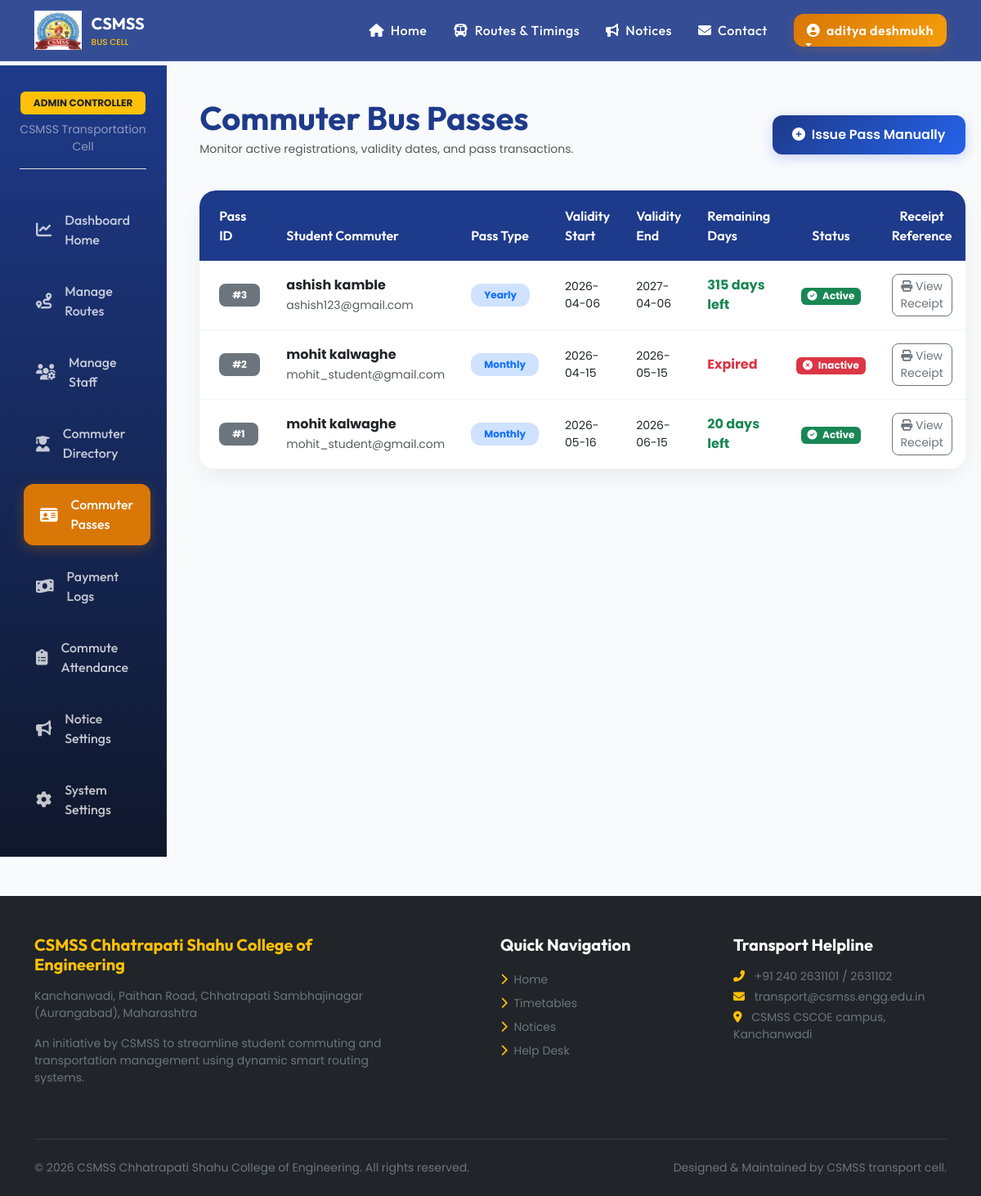
The app's page /admin/passes (signed in) with its own data.
### models.py (models this page shows, shortened)
class User(db.Model, UserMixin):
    id = db.Column(db.Integer, primary_key=True)
    name = db.Column(db.String(100), nullable=False)
    email = db.Column(db.String(120), unique=True, nullable=False)
    password_hash = db.Column(db.String(256), nullable=False)
    role = db.Column(db.String(20), nullable=False)  # 'admin', 'staff', 'student'
    phone = db.Column(db.String(15), nullable=True)
    created_at = db.Column(db.DateTime, default=datetime.utcnow)

class BusPass(db.Model):
    id = db.Column(db.Integer, primary_key=True)
    student_id = db.Column(db.Integer, db.ForeignKey('user.id'), nullable=False)
    pass_type = db.Column(db.String(50), nullable=False)  # 'Monthly', 'Quarterly', 'Yearly'
    start_date = db.Column(db.Date, nullable=False)
    end_date = db.Column(db.Date, nullable=False)
    price = db.Column(db.Float, nullable=False)
    payment_status = db.Column(db.String(20), default="Pending")  # 'Pending', 'Paid'
    payment_id = db.Column(db.String(100), nullable=True)
    receipt_url = db.Column(db.String(256), nullable=True)
    created_at = db.Column(db.DateTime, default=datetime.utcnow)
    student = db.relationship('User', backref=db.backref('passes', lazy=True, cascade="all, delete-orphan"))
    @property
    def remaining_days(self):
        today = date.today()
        if today > self.end_date:
            return 0
        elif today < self.start_date:
            return (self.end_date - self.start_date).days
        else:
            return (self.end_date - today).days
    @property
    def is_active(self):
        today = date.today()
        return self.payment_status == 'Paid' and self.start_date <= today <= self.end_date

### app.py (the view)
@app.route('/admin/passes')
@login_required
@role_required('admin')
def admin_passes():
    passes = BusPass.query.order_by(BusPass.created_at.desc()).all()
    return render_template('admin/passes_list.html', passes=passes)

### app.py (called while the page is built, shortened)
@login_manager.user_loader
def load_user(user_id):
    return User.query.get(int(user_id))

def role_required(*roles):
    def decorator(f):
        @wraps(f)
        def decorated_function(*args, **kwargs):
            if not current_user.is_authenticated:
                return redirect(url_for('login'))
            return f(*args, **kwargs)
        return decorated_function
    return decorator

@app.context_processor
def inject_branding():
    return {
        'college_name': 'CSMSS Chhatrapati Shahu College of Engineering',
        'college_address': 'Kanchanwadi, Paithan Road, Chhatrapati Sambhajinagar (Aurangabad), Maharashtra',
        'current_year': datetime.now().year
    }

### templates/admin/passes_list.html (shortened to what this page needs)
{% extends "base.html" %}
{% block content %}
<div class="dashboard-container">
    <div class="sidebar-glass no-print">
        <div class="text-center mb-4 pb-3 border-bottom">
            <span class="badge bg-warning text-dark px-3 py-2 text-uppercase fw-bold">Admin Controller</span>
            <p class="small text-white-50 mt-2 mb-0">CSMSS Transportation Cell</p>
        </div>
        <a href="{{ url_for('admin_dashboard') }}" class="sidebar-link"><i class="fas fa-chart-line"></i> Dashboard Home</a>
        <a href="{{ url_for('admin_routes') }}" class="sidebar-link"><i class="fas fa-route"></i> Manage Routes</a>
        <a href="{{ url_for('admin_staff') }}" class="sidebar-link"><i class="fas fa-users-cog"></i> Manage Staff</a>
        <a href="{{ url_for('admin_students') }}" class="sidebar-link"><i class="fas fa-user-graduate"></i> Commuter Directory</a>
        <a href="{{ url_for('admin_passes') }}" class="sidebar-link active"><i class="fas fa-id-card"></i> Commuter Passes</a>
        <a href="{{ url_for('admin_payments') }}" class="sidebar-link"><i class="fas fa-money-bill-wave"></i> Payment Logs</a>
        <a href="{{ url_for('admin_attendance') }}" class="sidebar-link"><i class="fas fa-clipboard-list"></i> Commute Attendance</a>
        <a href="{{ url_for('admin_notices') }}" class="sidebar-link"><i class="fas fa-bullhorn"></i> Notice Settings</a>
        <a href="{{ url_for('admin_settings') }}" class="sidebar-link"><i class="fas fa-cog"></i> System Settings</a>
    </div>
    <div class="dashboard-content">
        <div class="d-flex justify-content-between align-items-center mb-4">
            <div>
                <h1 class="fw-bold mb-1" style="font-family:'Outfit';">Commuter Bus Passes</h1>
                <p class="text-muted small">Monitor active registrations, validity dates, and pass transactions.</p>
            </div>
            <a href="{{ url_for('admin_issue_pass') }}" class="btn btn-csmss-primary"><i class="fas fa-plus-circle me-1"></i> Issue Pass Manually</a>
        </div>
        <div class="card card-premium overflow-hidden">
            <div class="table-responsive">
                <table class="table table-hover table-premium mb-0">
                    <thead>
                        <tr>
                            <th class="ps-4">Pass ID</th>
                            <th>Student Commuter</th>
                            <th>Pass Type</th>
                            <th>Validity Start</th>
                            <th>Validity End</th>
                            <th>Remaining Days</th>
                            <th class="text-center">Status</th>
                            <th class="text-center">Receipt Reference</th>
                        </tr>
                    </thead>
                    <tbody>
                        {% if passes %}
                            {% for p in passes %}
                            <tr>
                                <td class="ps-4"><span class="badge bg-secondary px-3 py-2" style="border-radius:8px;">#{{ p.id }}</span></td>
                                <td>
                                    <strong class="text-dark d-block">{{ p.student.name }}</strong>
                                    <small class="text-muted">{{ p.student.email }}</small>
                                </td>
                                <td><span class="badge bg-primary-subtle text-primary px-3 py-2" style="border-radius:12px;">{{ p.pass_type }}</span></td>
                                <td class="small">{{ p.start_date.strftime('%Y-%m-%d') }}</td>
                                <td class="small">{{ p.end_date.strftime('%Y-%m-%d') }}</td>
                                <td>
                                    {% if p.remaining_days > 0 %}
                                        <span class="fw-bold text-success">{{ p.remaining_days }} days left</span>
                                    {% else %}
                                        <span class="fw-bold text-danger">Expired</span>
                                    {% endif %}
                                </td>
                                <td class="text-center">
                                    {% if p.is_active %}
                                        <span class="badge bg-success"><i class="fas fa-check-circle me-1"></i> Active</span>
                                    {% else %}
                                        <span class="badge bg-danger"><i class="fas fa-times-circle me-1"></i> Inactive</span>
                                    {% endif %}
                                </td>
                                <td class="text-center">
                                    <a href="{{ url_for('student_receipt', id=p.id) }}" class="btn btn-sm btn-outline-secondary" style="border-radius:8px;"><i class="fas fa-print"></i> View Receipt</a>
                                </td>
                            </tr>
                            {% endfor %}
                        {% endif %}
                    </tbody>
                </table>
            </div>
        </div>
    </div>
</div>
{% endblock %}

### templates/base.html (shortened to what this page needs)
<!DOCTYPE html>
<html lang="en">
<head>
    <link href="https://cdnjs.cloudflare.com/ajax/libs/font-awesome/6.4.0/css/all.min.css" rel="stylesheet">
    <link href="https://cdn.jsdelivr.net/npm/bootstrap@5.3.0/dist/css/bootstrap.min.css" rel="stylesheet">
    <link rel="stylesheet" href="{{ url_for('static', filename='css/style.css') }}">
</head>
<body>
    <nav class="navbar navbar-expand-lg navbar-dark navbar-glass fixed-top no-print">
        <div class="container">
            <a class="navbar-brand d-flex align-items-center" href="{{ url_for('home') }}">
                <img src="{{ url_for('static', filename='images/logo.png') }}" alt="CSMSS Logo">
                <div>
                    <span class="d-block fw-bold fs-5 text-white" style="font-family: 'Outfit';">CSMSS</span>
                    <span class="d-block text-warning" style="font-size: 0.65rem; font-weight: 500;">BUS CELL</span>
                </div>
            </a>
            <div class="collapse navbar-collapse" id="mainNavbar">
                <ul class="navbar-nav ms-auto mb-2 mb-lg-0 align-items-center">
                    <li class="nav-item">
                        <a class="nav-link text-white" href="{{ url_for('home') }}"><i class="fas fa-home me-1"></i> Home</a>
                    </li>
                    <li class="nav-item">
                        <a class="nav-link text-white" href="{{ url_for('schedules') }}"><i class="fas fa-bus me-1"></i> Routes & Timings</a>
                    </li>
                    <li class="nav-item">
                        <a class="nav-link text-white" href="{{ url_for('notices_list') }}"><i class="fas fa-bullhorn me-1"></i> Notices</a>
                    </li>
                    <li class="nav-item">
                        <a class="nav-link text-white" href="{{ url_for('contact') }}"><i class="fas fa-envelope me-1"></i> Contact</a>
                    </li>
                    {% if current_user.is_authenticated %}
                        <li class="nav-item dropdown ms-lg-3">
                            <a class="nav-link dropdown-toggle btn btn-csmss-secondary text-white px-3" href="#" id="userDropdown" role="button" data-bs-toggle="dropdown">
                                <i class="fas fa-user-circle me-1"></i> {{ current_user.name }}
                            </a>
                        </li>
                    {% endif %}
                </ul>
            </div>
        </div>
    </nav>
    <div style="margin-top: 80px;">
        {% block content %}{% endblock %}
    </div>
    <footer class="bg-dark text-light pt-5 pb-4 mt-5 no-print" style="border-top: 5px solid var(--secondary-color);">
        <div class="container">
            <div class="row">
                <div class="col-md-5 mb-4">
                    <h5 class="text-warning fw-bold mb-3">{{ college_name }}</h5>
                    <p class="text-secondary small">{{ college_address }}</p>
                    <p class="small text-secondary mt-3">An initiative by CSMSS to streamline student commuting and transportation management using dynamic smart routing systems.</p>
                </div>
                <div class="col-md-3 mb-4 ms-auto">
                    <h5 class="text-white fw-bold mb-3">Quick Navigation</h5>
                    <ul class="list-unstyled">
                        <li><a href="{{ url_for('home') }}" class="text-secondary text-decoration-none small d-block py-1 hover-link"><i class="fas fa-chevron-right me-1 text-warning"></i> Home</a></li>
                        <li><a href="{{ url_for('schedules') }}" class="text-secondary text-decoration-none small d-block py-1 hover-link"><i class="fas fa-chevron-right me-1 text-warning"></i> Timetables</a></li>
                        <li><a href="{{ url_for('notices_list') }}" class="text-secondary text-decoration-none small d-block py-1 hover-link"><i class="fas fa-chevron-right me-1 text-warning"></i> Notices</a></li>
                        <li><a href="{{ url_for('contact') }}" class="text-secondary text-decoration-none small d-block py-1 hover-link"><i class="fas fa-chevron-right me-1 text-warning"></i> Help Desk</a></li>
                    </ul>
                </div>
                <div class="col-md-3 mb-4">
                    <h5 class="text-white fw-bold mb-3">Transport Helpline</h5>
                    <p class="small text-secondary mb-1"><i class="fas fa-phone-alt text-warning me-2"></i> +91 240 2631101 / 2631102</p>
                    <p class="small text-secondary mb-1"><i class="fas fa-envelope text-warning me-2"></i> transport@csmss.engg.edu.in</p>
                    <p class="small text-secondary mb-1"><i class="fas fa-map-marker-alt text-warning me-2"></i> CSMSS CSCOE campus, Kanchanwadi</p>
                </div>
            </div>
            <hr class="border-secondary mt-4 mb-4">
            <div class="row align-items-center">
                <div class="col-md-6">
                    <p class="small text-secondary mb-0">&copy; {{ current_year }} CSMSS Chhatrapati Shahu College of Engineering. All rights reserved.</p>
                </div>
                <div class="col-md-6 text-md-end">
                    <p class="small text-secondary mb-0">Designed & Maintained by CSMSS transport cell.</p>
                </div>
            </div>
        </div>
    </footer>
</body>
</html>

### static/css/style.css (style rules this page uses)
body { font-family: 'Poppins', sans-serif; background-color: #f8fafc; color: #334155; overflow-x: hidden; scroll-behavior: smooth; }
h1, h2, h3, h4, h5, h6 { font-family: 'Outfit', sans-serif; font-weight: 700; color: #1e3a8a; }
.navbar-glass { background: rgba(30, 58, 138, 0.9); backdrop-filter: blur(10px); -webkit-backdrop-filter: blur(10px); border-bottom: 1px solid rgba(255, 255, 255, 0.1); transition: all 0.3s ease; }
.navbar-brand img { height: 48px; margin-right: 12px; }
.nav-link { font-family: 'Outfit', sans-serif; font-weight: 500; letter-spacing: 0.5px; padding: 0.5rem 1rem !important; position: relative; }
.nav-link::after { content: ''; position: absolute; width: 0; height: 2px; bottom: 0; left: 10px; background-color: #d97706; transition: width 0.3s ease; }
.dashboard-container { display: flex; min-height: 92vh; }
.sidebar-glass { width: 280px; background: linear-gradient(180deg, #1e3a8a 0%, #0f172a 100%); color: #ffffff; padding: 2rem 1.5rem; display: flex; flex-direction: column; gap: 0.75rem; border-right: 1px solid rgba(255, 255, 255, 0.05); }
.sidebar-link { display: flex; align-items: center; gap: 1rem; padding: 0.85rem 1.25rem; border-radius: 12px; color: rgba(255, 255, 255, 0.75); text-decoration: none; font-weight: 500; font-family: 'Outfit', sans-serif; transition: all 0.3s cubic-bezier(0.4, 0, 0.2, 1); }
.sidebar-link i { font-size: 1.2rem; }
.sidebar-link:hover, .sidebar-link.active { background: rgba(255, 255, 255, 0.1); color: #ffffff; transform: translateX(5px); }
.sidebar-link.active { background: #d97706; color: #ffffff; box-shadow: 0 4px 15px rgba(217, 119, 6, 0.3); }
.dashboard-content { flex: 1; padding: 2.5rem; background-color: #f8fafc; }
.card-premium { background: #ffffff; border: none; border-radius: 20px; box-shadow: 0 10px 30px -5px rgba(0, 0, 0, 0.08); transition: all 0.4s cubic-bezier(0.16, 1, 0.3, 1); overflow: hidden; }
.btn-csmss-primary { background: linear-gradient(135deg, #1e3a8a 0%, #2563eb 100%); color: #ffffff; border: none; border-radius: 12px; padding: 0.75rem 1.5rem; font-weight: 600; box-shadow: 0 4px 15px rgba(30, 58, 218, 0.2); transition: all 0.3s ease; }
.btn-csmss-secondary { background: linear-gradient(135deg, #d97706 0%, #f59e0b 100%); color: #ffffff; border: none; border-radius: 12px; padding: 0.75rem 1.5rem; font-weight: 600; box-shadow: 0 4px 15px rgba(217, 119, 6, 0.2); transition: all 0.3s ease; }
.table-premium { background: #ffffff; border-radius: 16px; overflow: hidden; box-shadow: 0 10px 30px -5px rgba(0, 0, 0, 0.08); }
.table-premium th { background-color: #1e3a8a; color: #ffffff; font-family: 'Outfit', sans-serif; font-weight: 600; border: none; padding: 1.2rem 1rem; }
.table-premium td { padding: 1rem; vertical-align: middle; border-bottom: 1px solid #f1f5f9; }

### records on screen
User: name "aditya deshmukh"
BusPass: id "3", student.name "ashish kamble", student.email "ashish123@gmail.com", pass_type "Yearly", start_date "2026-04-06", end_date "2027-04-06", remaining_days "315", payment_status "Active"
BusPass: id "2", student.name "mohit kalwaghe", student.email "mohit_student@gmail.com", pass_type "Monthly", start_date "2026-04-15", end_date "2026-05-15", shows "Expired", payment_status "Inactive"
BusPass: id "1", student.name "mohit kalwaghe", student.email "mohit_student@gmail.com", pass_type "Monthly", start_date "2026-05-16", end_date "2026-06-15", remaining_days "20", payment_status "Active"

### other values on screen
{{ college_name }} "CSMSS Chhatrapati Shahu College of Engineering"
{{ college_address }} "Kanchanwadi, Paithan Road, Chhatrapati Sambhajinagar (Aurangabad), Maharashtra"
